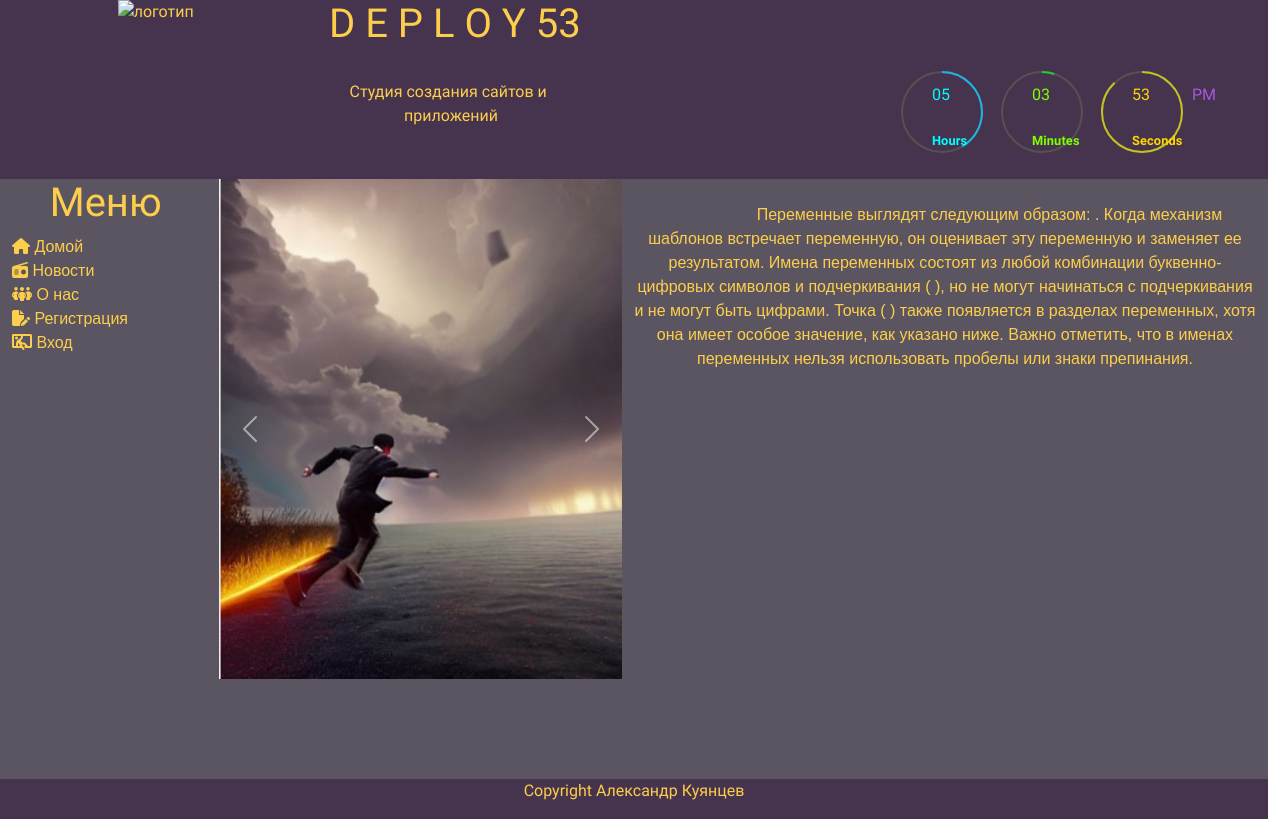
Page /news/show/2 on the committed database.
### news/models.py (models this page shows, shortened)
class Image(models.Model):
    article = models.ForeignKey(Article, on_delete=models.CASCADE)
    title = models.CharField(max_length=50, blank=True)
    image = models.ImageField(upload_to='article_images/')

class Article(models.Model):
    categories = (('E','Economics'),
                  ('S','Science'),
                  ('IT','IT'))
    author = models.ForeignKey(User, on_delete=models.SET_NULL, null=True)
    title = models.CharField('Название',max_length=50,default='')
    anouncement = models.TextField('Аннотация',max_length=250)
    text = models.TextField('Текст новости')
    date = models.DateTimeField('Дата публикации',auto_now=True)
    category = models.CharField(choices=categories, max_length=20,verbose_name='Категории')
    tags = models.ManyToManyField(to=Tag, blank=True)
    objects = models.Manager()
    published = PublishedToday()
    class Meta:
        ordering = ['title','date']
        verbose_name= 'Новость'
        verbose_name_plural='Новости'

### news/views.py (the view)
# urls.py: path('show/<int:pk>', views.ArticleDetailView.as_view(), name='news_detail'),
class ArticleDetailView(ViewCountMixin, DetailView):
    model = Article
    template_name = 'news/details.html'
    context_object_name = 'article'
    def get_context_data(self, **kwargs):
        context = super().get_context_data(**kwargs)
        current_object = self.object
        images = Image.objects.filter(article=current_object)
        context['images'] = images
        return context

### news/utils.py (called while the page is built)
def get_client_ip(request):
    x_forwrded_for = request.META.get('HTTP_X_FORWARDED_FOR')
    if x_forwrded_for:
        ip = x_forwrded_for.split(',')[0]
    else:
        ip = request.META.get('REMOTE_ADDR')
    return ip

    def get_object(self):
        obj = super().get_object()
        ip_address = get_client_ip(self.request)
        ViewCount.objects.get_or_create(article=obj, ip_address=ip_address)
        return obj

### users/templatetags/users_extras.py (called while the page is built)
@register.filter(name="has_group")
def has_group(user,group_name):
    return user.groups.filter(name=group_name).exists()

### news/templates/news/details.html (shortened to what this page needs)
{% extends 'main/homebase.html' %}
{% load static %}
{% load bootstrap5 %}
{% load users_extras %}
{% block main %}
    <main style="position: relative;">
        <div class="row" style="background: #9D8D8E; min-height: 75vh; background-color: #5B5561;">
            <div class="col-md-2 side_menu" style="list-style: none; z-index: 1">
                <h1 class="text-center" style="font-family: Rubik Marker Hatch, cursive, Arial, Helvetica Neue, Helvetica, sans-serif;">Меню</h1>
                {% block sidebar %}
                    {% block home %}<li><i class="fa-solid fa-house"></i><a href="{% url 'home' %}" style="text-decoration: none; color: #FDCE4B;">&nbspДомой</a></li>{% endblock %}
                    {% block news %}<li><i class="fa-solid fa-radio"></i><a href="{% url 'news_index' %}" style="text-decoration: none; color: #FDCE4B;">&nbspНовости</a></li>{% endblock %}
                    {% block about %}<li><i class="fa-solid fa-people-group"></i><a href="{% url 'of' %}" style="text-decoration: none; color: #FDCE4B;">&nbspО нас</a></li>{% endblock %}
                    {% block user %}
                        {% include 'users/user-actions.html' %}
                    {% endblock %}
                {% endblock %}
            </div>
            <div class="col-md-4" style="z-index: 0;"></div>
            <div class="row" style="position: fixed;">
                <div class="col-md-2"></div>
                <div class="col-md-4" style="z-index: 1; padding-right: 0;">
                    {% block slider %}
                        {% if article.image_set.all %}
                            <div id="carouselExampleCaptions" class="carousel slide" data-bs-interval="false">
                                <div class="carousel-inner">
                                    {% for image in article.image_set.all %}
                                        <div class="carousel-item {% if forloop.counter == 1 %} active {% endif %}">
                                            <img src="{{ image.image.url }}" width="500px" height="500px" alt="фото">
                                            <div class="carousel-caption d-none d-md-block"></div>
                                        </div>
                                    {% endfor %}
                                </div>
                                <button class="carousel-control-prev" type="button" data-bs-target="#carouselExampleCaptions" data-bs-slide="prev">
                                    <span class="carousel-control-prev-icon" aria-hidden="true"></span>
                                </button>
                                <button class="carousel-control-next" type="button" data-bs-target="#carouselExampleCaptions" data-bs-slide="next">
                                    <span class="carousel-control-next-icon" aria-hidden="true"></span>
                                </button>
                            </div>
                        {% endif%}
                    {% endblock %}
                </div>
                <div class="col-md-6" style="z-index: 0;  padding-left: 0;"></div>
            </div>
            <div class="col-md-6" style="z-index: 1; padding-left: 0;">
                <p class="text-center" style="word-wrap: break-word; text-align: justify; white-space: pre-wrap;">
                    {{ article.text }}
                </p>
            </div>
        </div>
    </main>
{% endblock %}
{% block foot %}
    <footer class="row" style="position: relative; z-index: 2;">
        <p class="col text-center">Copyright Александр Куянцев</p>
    </footer>
{% endblock %}

### main/templates/main/homebase.html (shortened to what this page needs)
<!DOCTYPE html>
{% load static %}
{% load bootstrap5 %}
{% bootstrap_css %}
<html lang="en">
    <head>
        <link rel="stylesheet" type="text/css" href="{% static 'main/css/style.css' %}">
    </head>
    <body>
        <div class="container-fluid">
            {% block header %}
                {% include 'main/header.html' %}
            {% endblock %}
            {% block main %}{% endblock %}
            {% block foot %}{% include 'main/footer.html' %} {% endblock %}
        </div>
    </body>
</html>

### main/templates/main/header.html
{% load static %}
    <header class="row">
        <div class="col-md-1"></div>
        <img class="col-md-1 app__logo" src="{% static 'main/img/logo.svg' %}" width="100" height="100" alt="логотип" style="transition: all 1.5s;" onmouseover="this.style.transform='scale(1.5) rotate(1440deg)';" onmouseout="this.style.transform='none';">
        <div class="col-md-1"></div>
        <div class="col-md-3">
            <h1>D E P L O Y 53</h1>
            <br>
            <div style="margin-left: 7%;"><p style="margin: 0; padding: 0;">Студия создания сайтов и</p><span style="margin-left: 20%;">приложений</span></div>
        </div>
        {% block clock %}
            {% include 'main/clock.html' %}
        {% endblock %}
    </header>

### main/templates/main/clock.html (shortened to what this page needs)
{% load static %}
    <div id="time">
        <div class="circle" style="--clr:#1bb5e4;">
            <svg>
                <circle cx="40" cy="40" r="40"></circle>
                <circle cx="40" cy="40" r="40" id="hh"></circle>
            </svg>
            <div id="hours">00</div>
        </div>
        <div class="circle" style="--clr:#25c93b;">
            <svg>
                <circle cx="40" cy="40" r="40"></circle>
                <circle cx="40" cy="40" r="40" id="mm"></circle>
            </svg>
            <div id="minutes">00</div>
        </div>
        <div class="circle" style="--clr:#c4c123;">
            <svg>
                <circle cx="40" cy="40" r="40"></circle>
                <circle cx="40" cy="40" r="40" id="ss"></circle>
            </svg>
            <div id="seconds">00</div>
        </div>
        <div class="ap">
            <div id="ampm">AM</div>
        </div>
    </div>

### users/templates/users/user-actions.html (shortened to what this page needs)
{% load static %}
{% load users_extras %}
    <li>
        {% if request.user.id %}
            <div>
                <button class="btn btn-primary dropdown-toggle col-12" type="button" id="dropdownMenuButton1" data-bs-toggle="dropdown" aria-expanded="false" style="background:#212529;">
                    <img src="{{ request.user.account.account_image.url }}" alt="user" width="55" height="55">
                    <div class="d-none d-lg-block ">
                        {% if request.user.account.nickname == '' %}
                            Никнейм <i class="fa-solid fa-lock"></i>
                        {% else %}
                            {{ request.user.account.nickname }}
                        {% endif %}
                    </div>
                    <p class="text-secondary mb-1"> {% if request.user.is_superuser %} Админ {% endif %}</p>
                    <p class="text-secondary mb-1"> {% if request.user.is_staff %} Персонал {% endif %}</p>
                    <p class="text-secondary mb-1"> {% if request.user|has_group:"Authors" %} Автор {% endif %}</p>
                </button>
                <ul class="dropdown-menu " aria-labelledby="dropdownMenuButton1" style="background:#5B5561; border-color: #FDCE4B;">
                    {% if request.user|has_group:"Authors" %}<li><a class="dropdown-item" href="{% url 'create_article' %}" style="color: #FDCE4B;"><i class="fa-solid fa-square-plus"></i> Создать статью</a></li>{% endif %}
                    <li><a class="dropdown-item" href="{% url 'user_index' %}" style="color: #FDCE4B;"><i class="fa-solid fa-address-card"></i> Мой профиль</a></li>
                    <li><a class="dropdown-item" href="{% url 'logout' %}" style="color: #FDCE4B;"><i class="fa-solid fa-door-open"></i> Выход</a></li>
                </ul>
            </div>
            {% else %}
            <ul class="nav nav-pills flex-column mb-auto">
                <li>
                    <a href="{% url 'registration' %}"  style="text-decoration: none; color: #FDCE4B;"><i class="fa-solid fa-file-pen"></i>&nbspРегистрация</a>
                </li>
                <li>
                    <a href="{% url 'login' %}"  style="text-decoration: none; color: #FDCE4B;"><i class="fa-solid fa-person-through-window"></i>&nbspВход</a>
                </li>
            </ul>
        {% endif %}
        <br >
    </li>

### main/static/main/css/style.css (style rules this page uses)
header { font-family: "Rubik Glitch", cursive, "Arial", "Helvetica Neue", "Helvetica", sans-serif; color: #FDCE4B; background-color: #46344E; }
main { font-family: "Bellota:ital", cursive, "Arial", "Helvetica Neue", "Helvetica", sans-serif; color: #FDCE4B; background-color: #9D8D8E; }
.side_menu { background-color: #5B5561; }
.side_menu ul { list-style: none; }
footer { font-family: "Rubik Iso", cursive, "Arial", "Helvetica Neue", "Helvetica", sans-serif; color: #FDCE4B; background-color: #46344E; }

### main/templates/main/clock.html (style rules this page uses)
#time { box-sizing: border-box; display: flex; justify-content: flex-end; position: relative; }
#time .circle { margin: -100px -100px 0 0px; padding: 0 0 0 0; }
#time .ap { margin: -50px 140px 0 -40px; padding: 0 0 0 0; }
#time svg { margin: -100px -100px 0px 0px; padding: 0 0 0 0; }
#time div { margin: 5px -100px 0px 106px; padding: 0 0 0 0; }
#time .circle svg { transform: rotate(270deg); }
#hours { color: aqua; }
#minutes { color: chartreuse; }
#seconds { color: gold; }
#ampm { color: rgb(167, 88, 219); }

### rows in the picture
Image: image (picture)
Article: text "Переменные выглядят следующим образом: . Когда механизм шаблонов встречает переменную, он оценивает эту переменную и заменяет ее результатом. Имена переменных состоят из любой комбинации буквенно-цифровых символов и подчеркивания ( ), но не могут начинаться с подчеркивания и не могут быть цифрами. Точка ( ) также появляется в разделах переменных, хотя она имеет особое значение, как указано ниже. Важно отметить, что в именах переменных нельзя использовать пробелы или знаки препинания."
